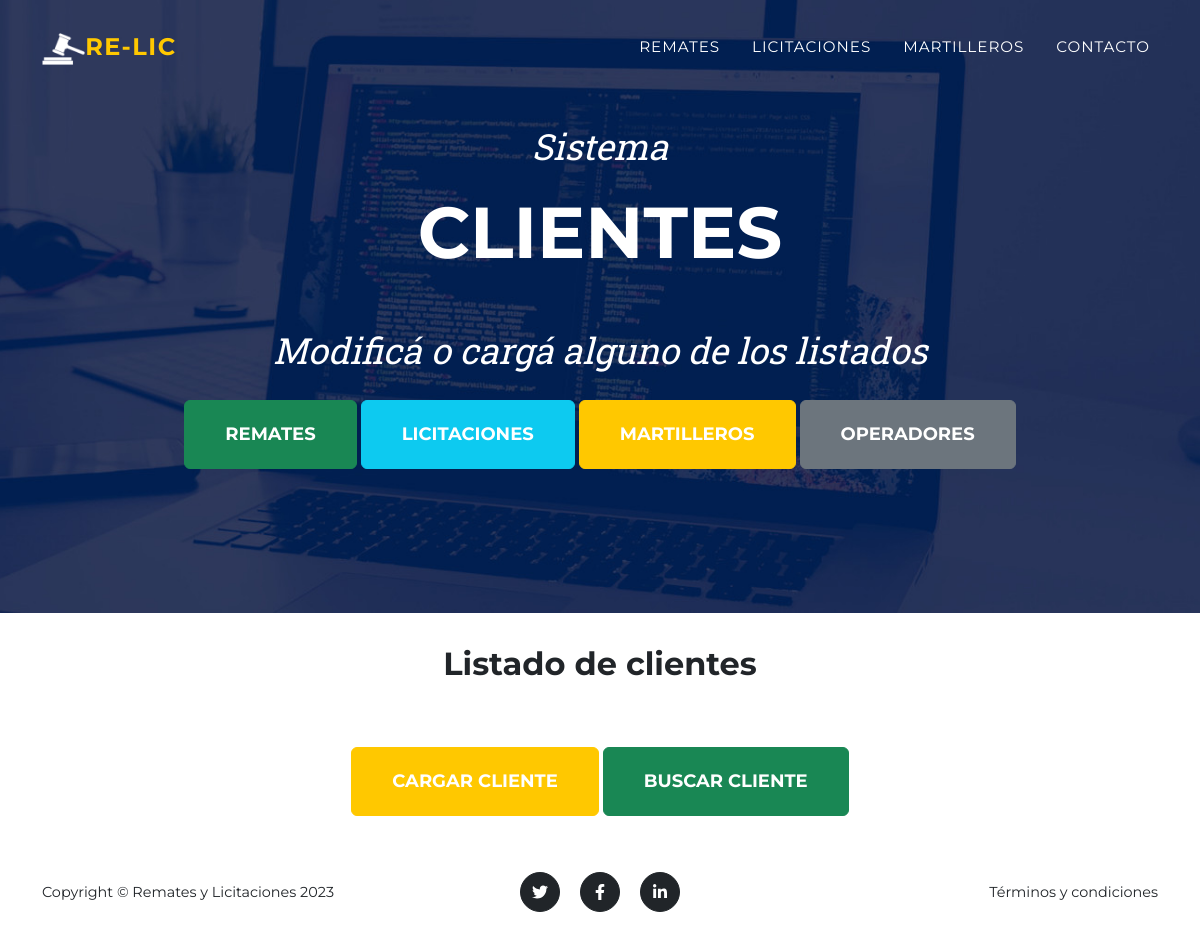
/Publicaciones/clientes/, run on an earlier commit of the app's database.
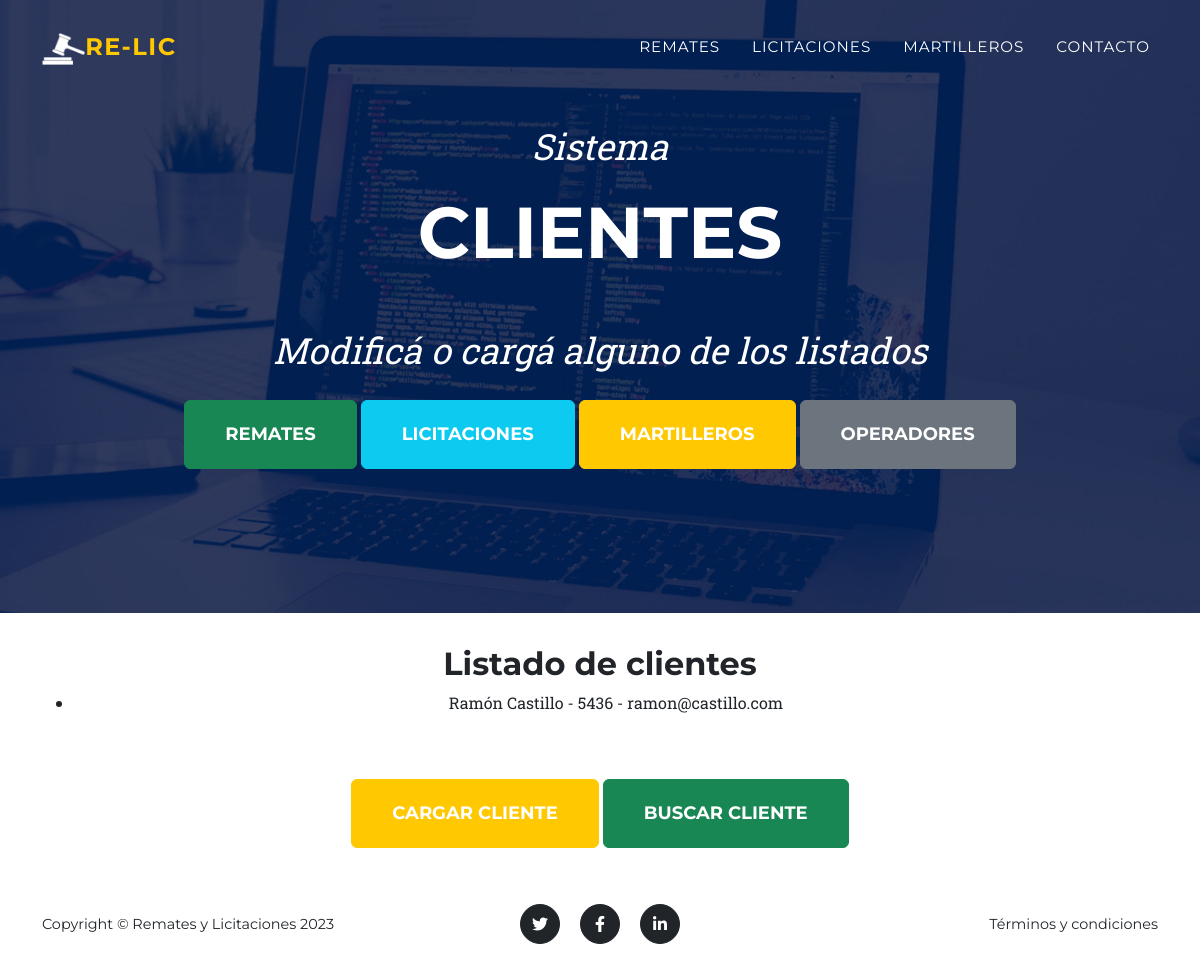
And on a later commit of the database.
### Publicaciones/models.py (models this page shows, shortened)
class Cliente(models.Model):
    nombre = models.CharField(max_length=50)
    apellido = models.CharField(max_length=50)
    numero_de_cliente = models.IntegerField()
    email = models.EmailField()

### Publicaciones/views.py (the view)
# urls.py: path('clientes/', clientes, name='clientes'),
def clientes(request):
    lista_clientes=Cliente.objects.all()
    return render(request,'clientes.html', {'listado_clientes':lista_clientes})

### Publicaciones/templates/clientes.html
{% extends "padre.html" %}
{% load static %}
{% block contenido_hero %}
<div class="masthead-subheading">Sistema</div>
<div class="masthead-heading text-uppercase">Clientes</div>
<div class="masthead-subheading">Modificá o cargá alguno de los listados</div>
<a class="btn btn-success btn-xl text-uppercase" href="{% url 'remates' %}">Remates</a>
<a class="btn btn-info btn-xl text-uppercase" href="{% url 'licitaciones' %}">Licitaciones</a>
<a class="btn btn-warning btn-xl text-uppercase" href="{% url 'martilleros' %}">Martilleros</a>
<a class="btn btn-secondary btn-xl text-uppercase" href="{% url 'operadores' %}">Operadores</a>
{% endblock %}
{% block listado %}
<h2>Listado de clientes</h2>
<ul>
    {% for cliente in listado_clientes %}
        <li>{{ cliente.nombre }} {{ cliente.apellido }} - {{ cliente.numero_de_cliente }} - {{ cliente.email }}</li>
    {% endfor %}
</ul>
<br>
<br>
<a class="btn btn-warning btn-xl text-uppercase" href="{% url 'carga_clientes' %}">Cargar cliente</a>
<a class="btn btn-success btn-xl text-uppercase" href="{% url 'busqueda_licitaciones' %}">Buscar cliente</a>
{% endblock %}

What changed in the data, as far as the page shows it:
added Cliente: nombre "Ramón", apellido "Castillo", numero_de_cliente "5436", email "ramon@castillo.com"
